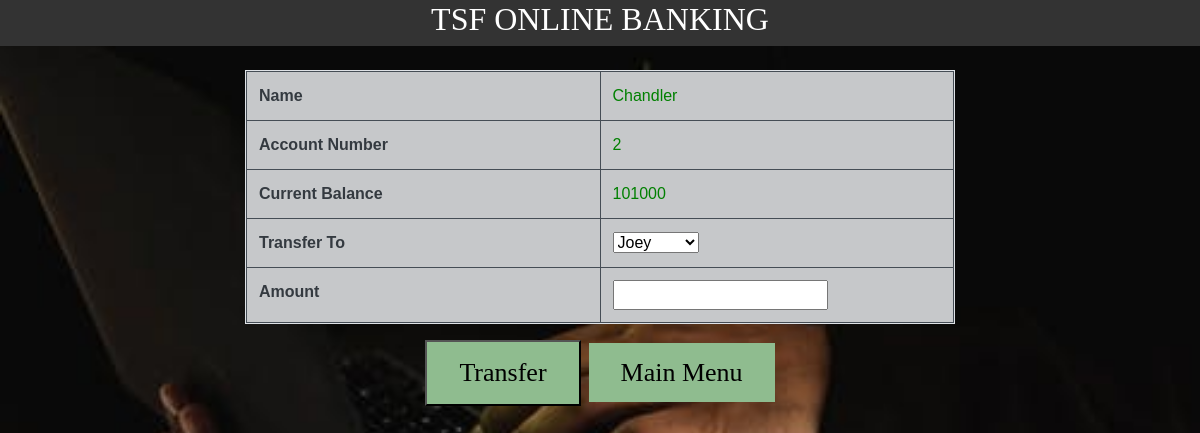
The app's page /transfer.php?ano=2 with its own data.
### tables this page shows
CREATE TABLE `customer_details` (
  `name` varchar(55) NOT NULL,
  `email` varchar(44) NOT NULL,
  `account_no` int(11) NOT NULL,
  `current_bal` int(33) NOT NULL,
  `address` text NOT NULL
);

### transfer.php (the view, shortened to what this page needs)
<!DOCTYPE html>
<html>
<head>
    <link rel="stylesheet" href="https://stackpath.bootstrapcdn.com/bootstrap/4.5.2/css/bootstrap.min.css"
>
     <link rel="stylesheet" href="https://use.fontawesome.com/releases/v5.12.1/css/all.css">
    <link rel="stylesheet" href="https://cdnjs.cloudflare.com/ajax/libs/font-awesome/4.7.0/css/font-awesome.min.css">
    <?php
$user = 'root';
$password = '';
$database = 'bank';
$servername='localhost:3306';
$mysqli = new mysqli($servername, $user,
                $password, $database);
    $cid = mysqli_real_escape_string($mysqli, $_GET["ano"]);
    $sql =  "SELECT * FROM customer_details WHERE account_no='".$cid."'";
    $result = $mysqli->query($sql);
  $cust_sql = "SELECT * FROM customer_details ORDER BY account_no ASC ";
$cust_result = $mysqli->query($cust_sql);
?>
</head>
<body>
  <div class="topnav" >
 <h1 style="color:white;"> TSF ONLINE BANKING </h1>
</div>
<center>
 <div class="container my-4">
   <div class="col-lg-8">
     <form action="transfer.php?ano=<?php  echo $_GET['ano']; ?>" method="post">
       <table class=" table table-responsive table-striped table-hover table-bordered">
           <?php
                while($rows=$result->fetch_assoc())
                {
             ?>
        <tr class="table-dark text-dark">
            <th width="390">Name</th>
            <td><?php echo $rows['name'];?> </td>
        </tr>
        <tr class="table-dark text-dark">
            <th width="50%">Account Number</th>
            <td><?php echo $rows['account_no'];?></td>
        </tr>
        <tr class="table-dark text-dark">
            <th width="50%">Current Balance</th>
            <td><?php echo $rows['current_bal'];?> </td>
        </tr>
        <tr class="table-dark text-dark">
            <th width="50%">Transfer To</th>
             <td>
    <select name="transfer_to" width="298px">
      <?php
                while($cust_rows=$cust_result->fetch_assoc())
                {
        if($rows['account_no']!= $cust_rows['account_no'])
        {
             ?>
    <option value="<?php echo $cust_rows['account_no']?>"><?php echo $cust_rows['name']?> </option>
    <?php } }?> </select>
     </td>
        </tr>
         <tr class="table-dark text-dark">
         <th width="50%">Amount</th>
         <td> <input type="number" name="amount" /> </td>
         </tr>
     <?php
                }
             ?>
  </table>
   <h1> <button type="submit" class="button button1" name="submit">Transfer </button>
  <a class="button1 button"href="view_customers.php"> Main Menu </a>
  </h1>
 </form>
</center>
</body>
</html>

### transfer.php (style rules this page uses)
body { background : radial-gradient(#fff,#ffd6d6); background-image: url("bank1.jpeg"); background-repeat: no-repeat; background-size: 100%; font-family: Arial, Helvetica, sans-serif; }
td { color: green; }
.topnav { overflow: hidden; background-color: #333; }
h1 { text-align: center; color: #006600; font-size: xx-large; font-family: 'Gill Sans', 'Gill Sans MT', ' Calibri', 'Trebuchet MS', 'sans-serif'; }
.button1 { background-color:#8FBC8F; color: black; padding: 15px 32px; text-align: center; font-size: 26px; }

### records on screen
customer_details: name "Chandler", account_no "2", current_bal "101000"

### other values on screen
form field transfer_to "Joey"
